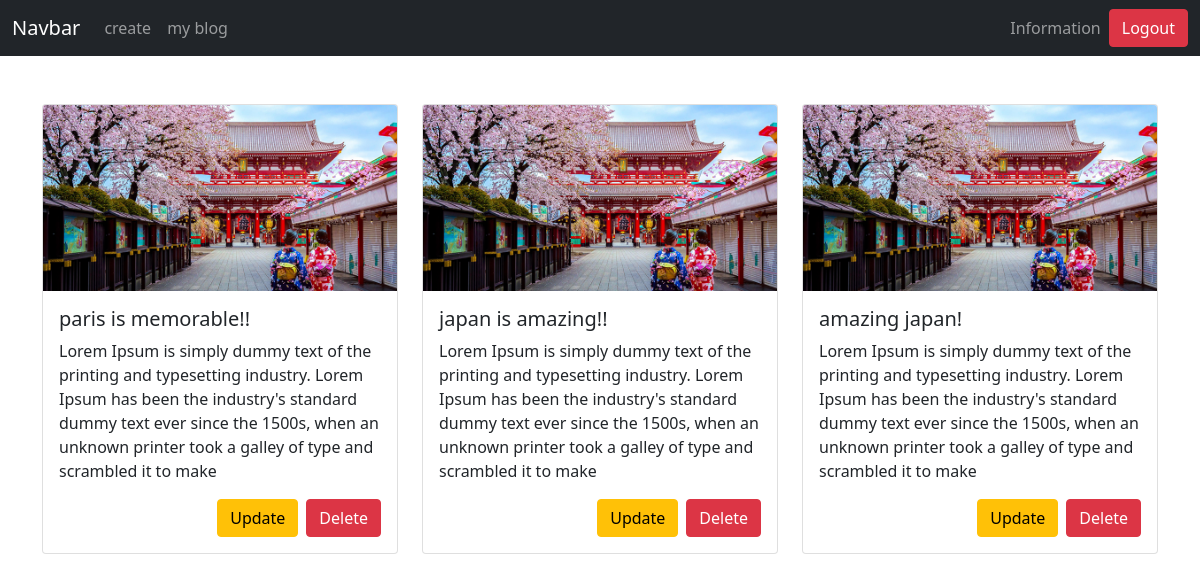
Page /user-blog (signed in) on the committed database.
### models.py (models this page shows, shortened)
class Blog(db.Model):
    id = db.Column(db.Integer, primary_key=True)
    userId = db.Column(db.Integer)
    title = db.Column(db.String(100), nullable=False)
    content = db.Column(db.String(255), nullable=False)
    created_on = db.Column(db.DateTime, server_default=db.func.now())
    updated_on = db.Column(
        db.DateTime, server_default=db.func.now(), server_onupdate=db.func.now())

### app.py (the view)
@app.route("/user-blog")
@login_required
def userBlog():
    blogs = Blog.query.filter_by(userId=current_user.id).all()
    return render_template("blog/user_blog.html", blogs=blogs)

### models.py (called while the page is built)
@login_manager.user_loader
def load_user(user_id):
    return User.query.get(user_id)

### templates/blog/user_blog.html (shortened to what this page needs)
{% extends "layout/home_layout.html" %}
{% block content %}
<div class="container">
    <div class="row mt-5">
        {% for blog in blogs %}
        <div class="col-12 col-md-6 col-sm-12 col-lg-4 mb-5">
            <div class="card" style="width: 100%;">
                <img src="{{url_for('static', filename='images/japan.jpg')}}" class="card-img-top" alt="...">
                <div class="card-body">
                    <h5 class="card-title">{{blog.title}}</h5>
                    <p class="card-text">{{blog.content}}</p>
                    <div class="btn-box">
                        <a href="{{url_for('updateBlog', blogId=blog.id)}}" class="btn btn-warning  mx-2">Update</a>
                        <a href="{{url_for('deleteBlog', blogId=blog.id)}}" class="btn btn-danger">Delete</a>
                    </div>
                </div>
            </div>
        </div>
        {% endfor %}
    </div>
</div>
{% endblock %}

### templates/blog/user_blog.html (style rules this page uses)
.btn-box { float: right; display: flex; }

### rows in the picture
Blog: title "paris is memorable!!", content "Lorem Ipsum is simply dummy text of the printing and typesetting industry. Lorem Ipsum has been the industry's standard dummy text ever since the 1500s, when an unknown printer took a galley of type and scrambled it to make"
Blog: title "japan is amazing!!", content "Lorem Ipsum is simply dummy text of the printing and typesetting industry. Lorem Ipsum has been the industry's standard dummy text ever since the 1500s, when an unknown printer took a galley of type and scrambled it to make"
Blog: title "amazing japan!", content "Lorem Ipsum is simply dummy text of the printing and typesetting industry. Lorem Ipsum has been the industry's standard dummy text ever since the 1500s, when an unknown printer took a galley of type and scrambled it to make"
